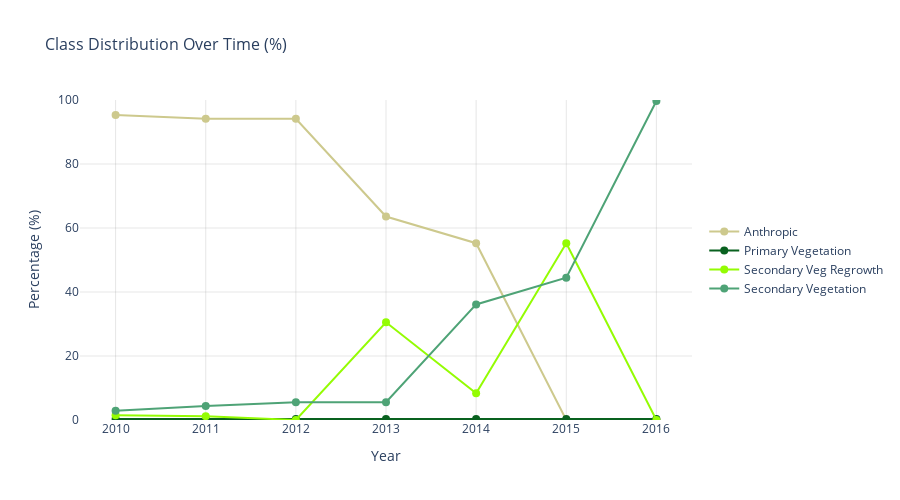

Write notebook code for a chart like this one.
### Markdown cell above
### Interactive Charts (Plotly)

### Code cell
# Interactive line chart
fig = plot_class_distribution_interactive(df, layer=MAPBIOMAS_DEFREG)
fig.show()

### Figure 1 — Plotly figure (JSON) as saved in the notebook; plotly's stock layout.template omitted (floating-point values rounded to 4 significant figures)
{"data": [{"hovertemplate": "Anthropic<br>Year: %{x}<br>Percentage: %{y:.1f}%<extra></extra>", "line": {"color": "#cdc98d", "width": 2}, "marker": {"size": 8}, "mode": "lines+markers", "name": "Anthropic", "type": "scatter", "x": [2010, 2011, 2012, 2013, 2014, 2015, 2016], "y": [95.32, 94.12, 94.12, 63.59, 55.26, 0.0, 0.0]}, {"hovertemplate": "Primary Vegetation<br>Year: %{x}<br>Percentage: %{y:.1f}%<extra></extra>", "line": {"color": "#09611f", "width": 2}, "marker": {"size": 8}, "mode": "lines+markers", "name": "Primary Vegetation", "type": "scatter", "x": [2010, 2011, 2012, 2013, 2014, 2015, 2016], "y": [0.2959, 0.2959, 0.2959, 0.2959, 0.2959, 0.2959, 0.2959]}, {"hovertemplate": "Secondary Veg Regrowth<br>Year: %{x}<br>Percentage: %{y:.1f}%<extra></extra>", "line": {"color": "#94fc03", "width": 2}, "marker": {"size": 8}, "mode": "lines+markers", "name": "Secondary Veg Regrowth", "type": "scatter", "x": [2010, 2011, 2012, 2013, 2014, 2015, 2016], "y": [1.504, 1.201, 0.0, 30.53, 8.332, 55.26, 0.0]}, {"hovertemplate": "Secondary Vegetation<br>Year: %{x}<br>Percentage: %{y:.1f}%<extra></extra>", "line": {"color": "#4ea376", "width": 2}, "marker": {"size": 8}, "mode": "lines+markers", "name": "Secondary Vegetation", "type": "scatter", "x": [2010, 2011, 2012, 2013, 2014, 2015, 2016], "y": [2.878, 4.383, 5.584, 5.584, 36.11, 44.45, 99.7]}], "layout": {"height": 500, "hovermode": "x unified", "legend": {"x": 1.02, "xanchor": "left", "y": 0.5, "yanchor": "middle"}, "plot_bgcolor": "white", "title": {"font": {"size": 16}, "text": "Class Distribution Over Time (%)"}, "xaxis": {"gridcolor": "rgba(128, 128, 128, 0.2)", "tickformat": "d", "title": {"text": "Year"}}, "yaxis": {"gridcolor": "rgba(128, 128, 128, 0.2)", "range": [0, 100], "title": {"text": "Percentage (%)"}}}}
